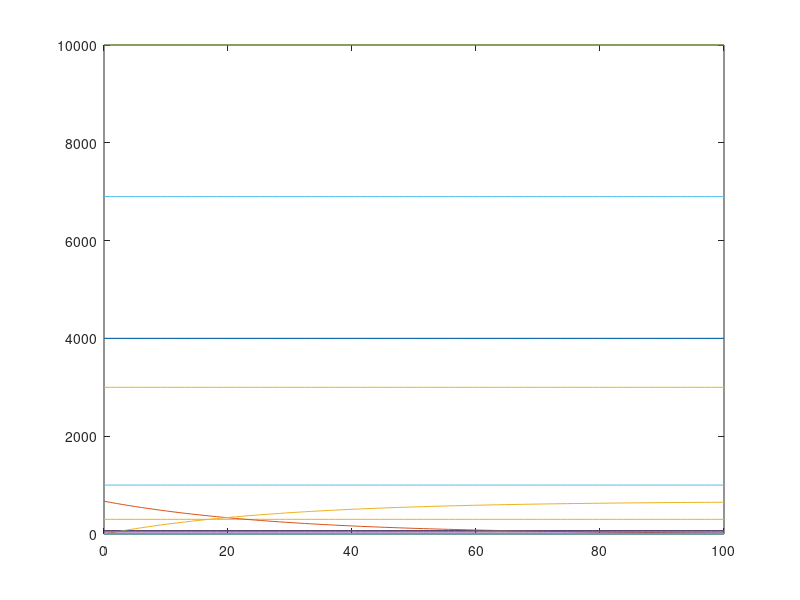

Write MATLAB code to recreate this figure.
% This file works with OCTAVE and is automatically generated with 
% the System Biology Format Converter (http://sbfc.sourceforge.net/)
% from an SBML file.
% To run this file with Matlab you must edit the comments providing
% the definition of the ode solver and the signature for the 
% xdot function.
%
% The conversion system has the following limitations:
%  - You may have to re order some reactions and Assignment Rules definition
%  - Delays are not taken into account
%  - You should change the lsode parameters (start, end, steps) to get better results
%

%
% Model name = Proctor2006_telomere
%
% is http://identifiers.org/biomodels.db/MODEL8679489165
% is http://identifiers.org/biomodels.db/BIOMD0000000087
% isDescribedBy http://identifiers.org/pubmed/17015293
%


function main()
%Initial conditions vector
	x0=zeros(55,1);
	x0(1) = 64.0;
	x0(2) = 0.0;
	x0(3) = 300.0;
	x0(4) = 0.0;
	x0(5) = 70.0;
	x0(6) = 70.0;
	x0(7) = 4000.0;
	x0(8) = 4000.0;
	x0(9) = 0.0;
	x0(10) = 0.0;
	x0(11) = 0.0;
	x0(12) = 0.0;
	x0(13) = 0.0;
	x0(14) = 70.0;
	x0(15) = 0.0;
	x0(16) = 670.0;
	x0(17) = 0.0;
	x0(18) = 20.0;
	x0(19) = 0.0;
	x0(20) = 6900.0;
	x0(21) = 0.0;
	x0(22) = 60.0;
	x0(23) = 0.0;
	x0(24) = 3000.0;
	x0(25) = 0.0;
	x0(26) = 10000.0;
	x0(27) = 1000.0;
	x0(28) = 0.0;
	x0(29) = 0.0;
	x0(30) = 1.0;
	x0(31) = 0.0;
	x0(32) = 0.0;
	x0(33) = 0.0;
	x0(34) = 0.0;
	x0(35) = 0.0;
	x0(36) = 0.0;
	x0(37) = 0.0;
	x0(38) = 1.0;
	x0(39) = 0.0;
	x0(40) = 1.0;
	x0(41) = 0.0;
	x0(42) = 1.0;
	x0(43) = 0.0;
	x0(44) = 1.0;
	x0(45) = 0.0;
	x0(46) = 1.0;
	x0(47) = 0.0;
	x0(48) = 1.0;
	x0(49) = 0.0;
	x0(50) = 1.0;
	x0(51) = 0.0;
	x0(52) = 1.0;
	x0(53) = 0.0;
	x0(54) = 0.0;
	x0(55) = 0.0;


% Depending on whether you are using Octave or Matlab,
% you should comment / uncomment one of the following blocks.
% This should also be done for the definition of the function f below.
% Start Matlab code
%	tspan=[0:0.01:100];
%	opts = odeset('AbsTol',1e-3);
%	[t,x]=ode23tb(@f,tspan,x0,opts);
% End Matlab code

% Start Octave code
	t=linspace(0,100,100);
	x=lsode('f',x0,t);
% End Octave code


	plot(t,x);
end



% Depending on whether you are using Octave or Matlab,
% you should comment / uncomment one of the following blocks.
% This should also be done for the definition of the function f below.
% Start Matlab code
%function xdot=f(t,x)
% End Matlab code

% Start Octave code
function xdot=f(x,t)
% End Octave code

% Compartment: id = cellMembrane, name = cellMembrane, constant
	compartment_cellMembrane=1.0;
% Compartment: id = nucleus, name = nucleus, constant
	compartment_nucleus=1.0;
% Parameter:   id =  kalive, name = kalive
	global_par_kalive=1.0;

% Reaction: id = Capping, name = Capping	% Local Parameter:   id =  k1, name = k1
	reaction_Capping_k1=5.0E-4;

	reaction_Capping=reaction_Capping_k1*x(3)*x(2)*global_par_kalive;

% Reaction: id = Uncapping, name = Uncapping	% Local Parameter:   id =  k2, name = k2
	reaction_Uncapping_k2=3.85E-4;

	reaction_Uncapping=reaction_Uncapping_k2*x(1)*global_par_kalive;

% Reaction: id = Rad17binding, name = Rad17binding	% Local Parameter:   id =  k3, name = k3
	reaction_Rad17binding_k3=1.5E-8;

	reaction_Rad17binding=reaction_Rad17binding_k3*x(2)*x(5)*x(6)*x(26)*global_par_kalive/(5000+x(26));

% Reaction: id = ExoXactivation, name = ExoXactivation	% Local Parameter:   id =  k4, name = k4
	reaction_ExoXactivation_k4=0.01;

	reaction_ExoXactivation=reaction_ExoXactivation_k4*x(14)*x(4)*global_par_kalive;

% Reaction: id = ExoXactivity, name = ExoXactivity	% Local Parameter:   id =  k5, name = k5
	reaction_ExoXactivity_k5=3.0E-4;

	reaction_ExoXactivity=reaction_ExoXactivity_k5*x(15)*x(4)*global_par_kalive;

% Reaction: id = Exo1activation, name = Rad24independentExo1Activation	% Local Parameter:   id =  k6a, name = k6a
	reaction_Exo1activation_k6a=5.0E-5;

	reaction_Exo1activation=reaction_Exo1activation_k6a*x(16)*global_par_kalive;

% Reaction: id = Exo1Rad24dependentActivation, name = Rad24dependentExo1Activation	% Local Parameter:   id =  k6b, name = k6b
	reaction_Exo1Rad24dependentActivation_k6b=5.0E-4;

	reaction_Exo1Rad24dependentActivation=reaction_Exo1Rad24dependentActivation_k6b*x(16)*x(6)*global_par_kalive;

% Reaction: id = Exo1Rad17independentActivity, name = Rad17independentExo1Activity	% Local Parameter:   id =  k7a, name = k7a
	reaction_Exo1Rad17independentActivity_k7a=3.0E-5;

	reaction_Exo1Rad17independentActivity=reaction_Exo1Rad17independentActivity_k7a*x(2)*x(17)*global_par_kalive;

% Reaction: id = Exo1Rad17dependentActivity, name = Rad17dependentExo1Activity	% Local Parameter:   id =  k7b, name = k7b
	reaction_Exo1Rad17dependentActivity_k7b=3.0E-5;

	reaction_Exo1Rad17dependentActivity=reaction_Exo1Rad17dependentActivity_k7b*x(4)*x(17)*global_par_kalive;

% Reaction: id = RPAbinding1, name = RPAbinding-stage1	% Local Parameter:   id =  k8a, name = k8a
	reaction_RPAbinding1_k8a=0.001;

	reaction_RPAbinding1=reaction_RPAbinding1_k8a*x(7)*x(9)*global_par_kalive;

% Reaction: id = RPAbinding2, name = RPAbinding-stage2	% Local Parameter:   id =  k8b, name = k8b
	reaction_RPAbinding2_k8b=100.0;

	reaction_RPAbinding2=reaction_RPAbinding2_k8b*x(11)*x(9)*global_par_kalive;

% Reaction: id = RPAbinding, name = RPAbinding-completed	% Local Parameter:   id =  k8c, name = k8c
	reaction_RPAbinding_k8c=100.0;

	reaction_RPAbinding=reaction_RPAbinding_k8c*x(12)*x(9)*global_par_kalive;

% Reaction: id = Mec1binding, name = Mec1binding	% Local Parameter:   id =  k8d, name = k8d
	reaction_Mec1binding_k8d=0.004;

	reaction_Mec1binding=reaction_Mec1binding_k8d*x(10)*x(8)*global_par_kalive;

% Reaction: id = Rad9activation, name = Rad9activation	% Local Parameter:   id =  k9, name = k9
	reaction_Rad9activation_k9=100.0;

	reaction_Rad9activation=reaction_Rad9activation_k9*x(28)*x(18)*global_par_kalive;

% Reaction: id = ExoXinhibition, name = ExoXinhibition	% Local Parameter:   id =  k10a, name = k10a
	reaction_ExoXinhibition_k10a=0.05;

	reaction_ExoXinhibition=x(15)*reaction_ExoXinhibition_k10a*x(19)*global_par_kalive;

% Reaction: id = ExoXinhibition2, name = ExoXinhibition2	% Local Parameter:   id =  k10b, name = k10b
	reaction_ExoXinhibition2_k10b=0.05;

	reaction_ExoXinhibition2=x(15)*reaction_ExoXinhibition2_k10b*x(18)*global_par_kalive;

% Reaction: id = Rad53activation, name = Rad53activation	% Local Parameter:   id =  k11, name = k11
	reaction_Rad53activation_k11=1.0E-5;

	reaction_Rad53activation=reaction_Rad53activation_k11*x(20)*x(19)*global_par_kalive;

% Reaction: id = Chk1Activation, name = Chk1Activation	% Local Parameter:   id =  k12, name = k12
	reaction_Chk1Activation_k12=1.7E-4;

	reaction_Chk1Activation=x(22)*reaction_Chk1Activation_k12*x(19)*global_par_kalive;

% Reaction: id = Exo1inhibition, name = Exo1inhibition	% Local Parameter:   id =  k13, name = k13
	reaction_Exo1inhibition_k13=1.0;

	reaction_Exo1inhibition=x(17)*reaction_Exo1inhibition_k13*x(21)*global_par_kalive;

% Reaction: id = Dun1activation, name = Dun1activation	% Local Parameter:   id =  k14, name = k14
	reaction_Dun1activation_k14=3.3E-6;

	reaction_Dun1activation=x(24)*reaction_Dun1activation_k14*x(21)*global_par_kalive;

% Reaction: id = Chk1cellArrest, name = Chk1cellArrest	% Local Parameter:   id =  k15, name = k15
	reaction_Chk1cellArrest_k15=0.2;

	reaction_Chk1cellArrest=x(23)*x(51)*reaction_Chk1cellArrest_k15*global_par_kalive;

% Reaction: id = Dun1cellArrest, name = Dun1cellArrest	% Local Parameter:   id =  k16, name = k16
	reaction_Dun1cellArrest_k16=0.1;

	reaction_Dun1cellArrest=x(25)*x(51)*reaction_Dun1cellArrest_k16*global_par_kalive;

% Reaction: id = SDNArepair1, name = SDNArepair1	% Local Parameter:   id =  k17a, name = k17a
	reaction_SDNArepair1_k17a=0.05;

	reaction_SDNArepair1=reaction_SDNArepair1_k17a*x(13)*x(31)*global_par_kalive;

% Reaction: id = G2DNArepair1, name = G2DNArepair1	% Local Parameter:   id =  k17b, name = k17b
	reaction_G2DNArepair1_k17b=0.05;

	reaction_G2DNArepair1=x(32)*x(50)*reaction_G2DNArepair1_k17b*x(13)*global_par_kalive;

% Reaction: id = SDNArepair2, name = SDNArepair2	% Local Parameter:   id =  k18a, name = k18a
	reaction_SDNArepair2_k18a=0.001;

	reaction_SDNArepair2=reaction_SDNArepair2_k18a*x(31)*x(9)*global_par_kalive;

% Reaction: id = G2DNArepair2, name = G2DNArepair2	% Local Parameter:   id =  k18b, name = k18b
	reaction_G2DNArepair2_k18b=1.0E-5;

	reaction_G2DNArepair2=x(32)*x(50)*reaction_G2DNArepair2_k18b*x(9)*global_par_kalive;

% Reaction: id = Recovery, name = Recovery	% Local Parameter:   id =  k19, name = k19
	reaction_Recovery_k19=0.001;

	reaction_Recovery=x(3)*reaction_Recovery_k19*x(4)*x(29)*global_par_kalive;

% Reaction: id = G1cyclinSynthesis, name = G1cyclinSynthesis	% Local Parameter:   id =  kc1, name = kc1
	reaction_G1cyclinSynthesis_kc1=0.16;

	reaction_G1cyclinSynthesis=x(30)*reaction_G1cyclinSynthesis_kc1*global_par_kalive;

% Reaction: id = ScyclinSynthesis, name = ScyclinSynthesis	% Local Parameter:   id =  kc1, name = kc1
	reaction_ScyclinSynthesis_kc1=0.16;

	reaction_ScyclinSynthesis=reaction_ScyclinSynthesis_kc1*x(31)*global_par_kalive;

% Reaction: id = G2cyclinSynthesis, name = G2cyclinSynthesis	% Local Parameter:   id =  kc1, name = kc1
	reaction_G2cyclinSynthesis_kc1=0.16;

	reaction_G2cyclinSynthesis=x(32)*reaction_G2cyclinSynthesis_kc1*global_par_kalive;

% Reaction: id = McyclinSynthesis, name = McyclinSynthesis	% Local Parameter:   id =  kc1, name = kc1
	reaction_McyclinSynthesis_kc1=0.16;

	reaction_McyclinSynthesis=reaction_McyclinSynthesis_kc1*x(33)*global_par_kalive;

% Reaction: id = G1toSGenesOn, name = G1toSGenesOn	% Local Parameter:   id =  kc2, name = kc2
	reaction_G1toSGenesOn_kc2=0.01;

	reaction_G1toSGenesOn=x(30)*x(39)*x(46)*reaction_G1toSGenesOn_kc2*global_par_kalive;

% Reaction: id = StoG2GenesOn, name = StoG2GenesOn	% Local Parameter:   id =  kc2, name = kc2
	reaction_StoG2GenesOn_kc2=0.01;

	reaction_StoG2GenesOn=reaction_StoG2GenesOn_kc2*x(31)*x(41)*x(48)*global_par_kalive;

% Reaction: id = G2toMGenesOn, name = G2toMGenesOn	% Local Parameter:   id =  kc2, name = kc2
	reaction_G2toMGenesOn_kc2=0.01;

	reaction_G2toMGenesOn=x(32)*x(43)*x(50)*reaction_G2toMGenesOn_kc2*global_par_kalive;

% Reaction: id = MtoG1GenesOn, name = MtoG1GenesOn	% Local Parameter:   id =  kc2, name = kc2
	reaction_MtoG1GenesOn_kc2=0.01;

	reaction_MtoG1GenesOn=reaction_MtoG1GenesOn_kc2*x(33)*x(45)*x(52)*global_par_kalive;

% Reaction: id = G1cyclinDegradation, name = G1cyclinDegradation	% Local Parameter:   id =  kc3, name = kc3
	reaction_G1cyclinDegradation_kc3=0.0012;

	reaction_G1cyclinDegradation=x(34)*reaction_G1cyclinDegradation_kc3*global_par_kalive;

% Reaction: id = ScyclinDegradation, name = ScyclinDegradation	% Local Parameter:   id =  kc3, name = kc3
	reaction_ScyclinDegradation_kc3=0.0012;

	reaction_ScyclinDegradation=reaction_ScyclinDegradation_kc3*x(35)*global_par_kalive;

% Reaction: id = G2cyclinDegradation, name = G2cyclinDegradation	% Local Parameter:   id =  kc3, name = kc3
	reaction_G2cyclinDegradation_kc3=0.0012;

	reaction_G2cyclinDegradation=x(36)*reaction_G2cyclinDegradation_kc3*global_par_kalive;

% Reaction: id = McyclinDegradation, name = McyclinDegradation	% Local Parameter:   id =  kc3, name = kc3
	reaction_McyclinDegradation_kc3=0.0012;

	reaction_McyclinDegradation=reaction_McyclinDegradation_kc3*x(37)*global_par_kalive;

% Reaction: id = G1toSProgession, name = G1toSProgession	% Local Parameter:   id =  kc4, name = kc4
	reaction_G1toSProgession_kc4=0.01;

	reaction_G1toSProgession=x(30)*x(39)*x(47)*reaction_G1toSProgession_kc4*global_par_kalive;

% Reaction: id = StoG2Progession, name = StoG2Progession	% Local Parameter:   id =  kc4, name = kc4
	reaction_StoG2Progession_kc4=0.01;

	reaction_StoG2Progession=reaction_StoG2Progession_kc4*x(31)*x(41)*x(49)*global_par_kalive;

% Reaction: id = G2toMProgession, name = G2toMProgession	% Local Parameter:   id =  kc4, name = kc4
	reaction_G2toMProgession_kc4=0.01;

	reaction_G2toMProgession=x(32)*x(43)*x(51)*reaction_G2toMProgession_kc4*global_par_kalive;

% Reaction: id = MtoG1Progession, name = MtoG1Progession	% Local Parameter:   id =  kc4, name = kc4
	reaction_MtoG1Progession_kc4=0.01;

	reaction_MtoG1Progession=reaction_MtoG1Progession_kc4*x(33)*x(45)*x(53)*global_par_kalive;

%Event: id=Rad9KinaseActivation
	event_Rad9KinaseActivation=x(13) >= 800;

	if(event_Rad9KinaseActivation) 
		x(28)=1;
	end

%Event: id=ssDNAremoval
	event_ssDNAremoval=(x(13)+x(10)+x(9)) <= 1;

	if(event_ssDNAremoval) 
		x(29)=1;
		x(13)=0;
		x(10)=0;
		x(9)=0;
	end

%Event: id=G2MRecoveryCompleted
	event_G2MRecoveryCompleted=(x(32) == 1) && (x(4) == 0);

	if(event_G2MRecoveryCompleted) 
		x(51)=1;
		x(50)=0;
		x(29)=0;
		x(19)=0;
		x(18)=20;
		x(23)=0;
		x(22)=60;
		x(25)=0;
		x(24)=3000;
		x(17)=0;
		x(16)=670;
		x(15)=0;
		x(14)=70;
		x(20)=6900;
		x(21)=0;
	end

%Event: id=SphaseRecoveryCompleted
	event_SphaseRecoveryCompleted=x(4) == 0;

	if(event_SphaseRecoveryCompleted) 
		x(29)=0;
	end

%Event: id=G1CdkActivation
	event_G1CdkActivation=x(34) > 100;

	if(event_G1CdkActivation) 
		x(39)=1;
		x(38)=0;
	end

%Event: id=SCdkActivation
	event_SCdkActivation=x(35) > 100;

	if(event_SCdkActivation) 
		x(41)=1;
		x(40)=0;
	end

%Event: id=G2CdkActivation
	event_G2CdkActivation=x(36) > 100;

	if(event_G2CdkActivation) 
		x(43)=1;
		x(42)=0;
	end

%Event: id=MCdkActivation
	event_MCdkActivation=x(37) > 100;

	if(event_MCdkActivation) 
		x(45)=1;
		x(44)=0;
	end

%Event: id=CellDeath
	event_CellDeath=(x(13)+x(10)+x(9)) >= 2000;

	if(event_CellDeath) 
		global_par_kalive=0;
	end

	xdot=zeros(55,1);
	
% Species:   id = Ctelo, name = Ctelo, affected by kineticLaw
	xdot(1) = ( 1.0 * reaction_Capping) + (-1.0 * reaction_Uncapping) + ( 1.0 * reaction_Recovery);
	
% Species:   id = Utelo, name = Utelo, affected by kineticLaw
	xdot(2) = (-1.0 * reaction_Capping) + ( 1.0 * reaction_Uncapping) + (-1.0 * reaction_Rad17binding) + (-1.0 * reaction_Exo1Rad17independentActivity) + ( 1.0 * reaction_Exo1Rad17independentActivity);
	
% Species:   id = Cdc13, name = Cdc13, affected by kineticLaw
	xdot(3) = (-1.0 * reaction_Capping) + ( 1.0 * reaction_Uncapping) + (-1.0 * reaction_Recovery);
	
% Species:   id = Rad17Utelo, name = Rad17Utelo, affected by kineticLaw
	xdot(4) = ( 1.0 * reaction_Rad17binding) + (-1.0 * reaction_ExoXactivation) + ( 1.0 * reaction_ExoXactivation) + (-1.0 * reaction_ExoXactivity) + ( 1.0 * reaction_ExoXactivity) + (-1.0 * reaction_Exo1Rad17dependentActivity) + ( 1.0 * reaction_Exo1Rad17dependentActivity) + (-1.0 * reaction_Recovery);
	
% Species:   id = Rad17, name = Rad17, affected by kineticLaw
	xdot(5) = (-1.0 * reaction_Rad17binding) + ( 1.0 * reaction_Recovery);
	
% Species:   id = Rad24, name = Rad24, affected by kineticLaw
	xdot(6) = (-1.0 * reaction_Rad17binding) + ( 1.0 * reaction_Rad17binding) + (-1.0 * reaction_Exo1Rad24dependentActivation) + ( 1.0 * reaction_Exo1Rad24dependentActivation);
	
% Species:   id = RPA, name = RPA, affected by kineticLaw
	xdot(7) = (-1.0 * reaction_RPAbinding1) + ( 1.0 * reaction_SDNArepair1) + ( 1.0 * reaction_G2DNArepair1);
	
% Species:   id = Mec1, name = Mec1, affected by kineticLaw
	xdot(8) = (-1.0 * reaction_Mec1binding) + ( 1.0 * reaction_SDNArepair1) + ( 1.0 * reaction_G2DNArepair1);
	
% Species:   id = ssDNA, name = ssDNA, affected by kineticLaw
	xdot(9) = ( 1.0 * reaction_ExoXactivity) + ( 1.0 * reaction_Exo1Rad17independentActivity) + ( 1.0 * reaction_Exo1Rad17dependentActivity) + (-1.0 * reaction_RPAbinding1) + (-1.0 * reaction_RPAbinding2) + (-1.0 * reaction_RPAbinding) + ( 3.0 * reaction_SDNArepair1) + ( 3.0 * reaction_G2DNArepair1) + (-1.0 * reaction_SDNArepair2) + (-1.0 * reaction_G2DNArepair2);
	
% Species:   id = RPAssDNA, name = RPAssDNA, affected by kineticLaw
	xdot(10) = ( 1.0 * reaction_RPAbinding) + (-1.0 * reaction_Mec1binding);
	
% Species:   id = RPAssDNA1, name = RPAssDNA1, affected by kineticLaw
	xdot(11) = ( 1.0 * reaction_RPAbinding1) + (-1.0 * reaction_RPAbinding2);
	
% Species:   id = RPAssDNA2, name = RPAssDNA2, affected by kineticLaw
	xdot(12) = ( 1.0 * reaction_RPAbinding2) + (-1.0 * reaction_RPAbinding);
	
% Species:   id = Mec1RPAssDNA, name = Mec1RPAssDNA, affected by kineticLaw
	xdot(13) = ( 1.0 * reaction_Mec1binding) + (-1.0 * reaction_SDNArepair1) + (-1.0 * reaction_G2DNArepair1);
	
% Species:   id = ExoXI, name = ExoXI, affected by kineticLaw
	xdot(14) = (-1.0 * reaction_ExoXactivation) + ( 1.0 * reaction_ExoXinhibition) + ( 1.0 * reaction_ExoXinhibition2);
	
% Species:   id = ExoXA, name = ExoXA, affected by kineticLaw
	xdot(15) = ( 1.0 * reaction_ExoXactivation) + (-1.0 * reaction_ExoXactivity) + ( 1.0 * reaction_ExoXactivity) + (-1.0 * reaction_ExoXinhibition) + (-1.0 * reaction_ExoXinhibition2);
	
% Species:   id = Exo1I, name = Exo1I, affected by kineticLaw
	xdot(16) = (-1.0 * reaction_Exo1activation) + (-1.0 * reaction_Exo1Rad24dependentActivation) + ( 1.0 * reaction_Exo1inhibition);
	
% Species:   id = Exo1A, name = Exo1A, affected by kineticLaw
	xdot(17) = ( 1.0 * reaction_Exo1activation) + ( 1.0 * reaction_Exo1Rad24dependentActivation) + (-1.0 * reaction_Exo1Rad17independentActivity) + ( 1.0 * reaction_Exo1Rad17independentActivity) + (-1.0 * reaction_Exo1Rad17dependentActivity) + ( 1.0 * reaction_Exo1Rad17dependentActivity) + (-1.0 * reaction_Exo1inhibition);
	
% Species:   id = Rad9I, name = Rad9I, affected by kineticLaw
	xdot(18) = (-1.0 * reaction_Rad9activation) + (-1.0 * reaction_ExoXinhibition2) + ( 1.0 * reaction_ExoXinhibition2);
	
% Species:   id = Rad9A, name = Rad9A, affected by kineticLaw
	xdot(19) = ( 1.0 * reaction_Rad9activation) + (-1.0 * reaction_ExoXinhibition) + ( 1.0 * reaction_ExoXinhibition) + (-1.0 * reaction_Rad53activation) + ( 1.0 * reaction_Rad53activation) + (-1.0 * reaction_Chk1Activation) + ( 1.0 * reaction_Chk1Activation);
	
% Species:   id = Rad53I, name = Rad53I, affected by kineticLaw
	xdot(20) = (-1.0 * reaction_Rad53activation);
	
% Species:   id = Rad53A, name = Rad53A, affected by kineticLaw
	xdot(21) = ( 1.0 * reaction_Rad53activation) + (-1.0 * reaction_Exo1inhibition) + ( 1.0 * reaction_Exo1inhibition) + (-1.0 * reaction_Dun1activation) + ( 1.0 * reaction_Dun1activation);
	
% Species:   id = Chk1I, name = Chk1I, affected by kineticLaw
	xdot(22) = (-1.0 * reaction_Chk1Activation);
	
% Species:   id = Chk1A, name = Chk1A, affected by kineticLaw
	xdot(23) = ( 1.0 * reaction_Chk1Activation) + (-1.0 * reaction_Chk1cellArrest) + ( 1.0 * reaction_Chk1cellArrest);
	
% Species:   id = Dun1I, name = Dun1I, affected by kineticLaw
	xdot(24) = (-1.0 * reaction_Dun1activation);
	
% Species:   id = Dun1A, name = Dun1A, affected by kineticLaw
	xdot(25) = ( 1.0 * reaction_Dun1activation) + (-1.0 * reaction_Dun1cellArrest) + ( 1.0 * reaction_Dun1cellArrest);
	
% Species:   id = ATP, name = ATP, affected by kineticLaw
	xdot(26) = (-1.0 * reaction_Rad17binding);
	
% Species:   id = ADP, name = ADP, affected by kineticLaw
	xdot(27) = ( 1.0 * reaction_Rad17binding);
	
% Species:   id = Rad9Kin, name = Rad9Kin, affected by kineticLaw
	xdot(28) = (-1.0 * reaction_Rad9activation) + ( 1.0 * reaction_Rad9activation);
	
% Species:   id = recovery, name = recovery, affected by kineticLaw
	xdot(29) = (-1.0 * reaction_Recovery) + ( 1.0 * reaction_Recovery);
	
% Species:   id = G1, name = G1, affected by kineticLaw
	xdot(30) = (-1.0 * reaction_G1cyclinSynthesis) + ( 1.0 * reaction_G1cyclinSynthesis) + (-1.0 * reaction_G1toSGenesOn) + ( 1.0 * reaction_G1toSGenesOn) + (-1.0 * reaction_G1toSProgession) + ( 1.0 * reaction_MtoG1Progession);
	
% Species:   id = S, name = S, affected by kineticLaw
	xdot(31) = (-1.0 * reaction_SDNArepair1) + ( 1.0 * reaction_SDNArepair1) + (-1.0 * reaction_SDNArepair2) + ( 1.0 * reaction_SDNArepair2) + (-1.0 * reaction_ScyclinSynthesis) + ( 1.0 * reaction_ScyclinSynthesis) + (-1.0 * reaction_StoG2GenesOn) + ( 1.0 * reaction_StoG2GenesOn) + ( 1.0 * reaction_G1toSProgession) + (-1.0 * reaction_StoG2Progession);
	
% Species:   id = G2, name = G2, affected by kineticLaw
	xdot(32) = (-1.0 * reaction_G2DNArepair1) + ( 1.0 * reaction_G2DNArepair1) + (-1.0 * reaction_G2DNArepair2) + ( 1.0 * reaction_G2DNArepair2) + (-1.0 * reaction_G2cyclinSynthesis) + ( 1.0 * reaction_G2cyclinSynthesis) + (-1.0 * reaction_G2toMGenesOn) + ( 1.0 * reaction_G2toMGenesOn) + ( 1.0 * reaction_StoG2Progession) + (-1.0 * reaction_G2toMProgession);
	
% Species:   id = M, name = M, affected by kineticLaw
	xdot(33) = (-1.0 * reaction_McyclinSynthesis) + ( 1.0 * reaction_McyclinSynthesis) + (-1.0 * reaction_MtoG1GenesOn) + ( 1.0 * reaction_MtoG1GenesOn) + ( 1.0 * reaction_G2toMProgession) + (-1.0 * reaction_MtoG1Progession);
	
% Species:   id = G1cyclin, name = G1cyclin, affected by kineticLaw
	xdot(34) = ( 1.0 * reaction_G1cyclinSynthesis) + (-1.0 * reaction_G1cyclinDegradation);
	
% Species:   id = Scyclin, name = Scyclin, affected by kineticLaw
	xdot(35) = ( 1.0 * reaction_ScyclinSynthesis) + (-1.0 * reaction_ScyclinDegradation);
	
% Species:   id = G2cyclin, name = G2cyclin, affected by kineticLaw
	xdot(36) = ( 1.0 * reaction_G2cyclinSynthesis) + (-1.0 * reaction_G2cyclinDegradation);
	
% Species:   id = Mcyclin, name = Mcyclin, affected by kineticLaw
	xdot(37) = ( 1.0 * reaction_McyclinSynthesis) + (-1.0 * reaction_McyclinDegradation);
	
% Species:   id = G1CdkI, name = G1CdkI, affected by kineticLaw
	xdot(38) = ( 1.0 * reaction_G1toSProgession);
	
% Species:   id = G1CdkA, name = G1CdkA, affected by kineticLaw
	xdot(39) = (-1.0 * reaction_G1toSGenesOn) + ( 1.0 * reaction_G1toSGenesOn) + (-1.0 * reaction_G1toSProgession);
	
% Species:   id = SCdkI, name = SCdkI, affected by kineticLaw
	xdot(40) = ( 1.0 * reaction_StoG2Progession);
	
% Species:   id = SCdkA, name = SCdkA, affected by kineticLaw
	xdot(41) = (-1.0 * reaction_StoG2GenesOn) + ( 1.0 * reaction_StoG2GenesOn) + (-1.0 * reaction_StoG2Progession);
	
% Species:   id = G2CdkI, name = G2CdkI, affected by kineticLaw
	xdot(42) = ( 1.0 * reaction_G2toMProgession);
	
% Species:   id = G2CdkA, name = G2CdkA, affected by kineticLaw
	xdot(43) = (-1.0 * reaction_G2toMGenesOn) + ( 1.0 * reaction_G2toMGenesOn) + (-1.0 * reaction_G2toMProgession);
	
% Species:   id = MCdkI, name = MCdkI, affected by kineticLaw
	xdot(44) = ( 1.0 * reaction_MtoG1Progession);
	
% Species:   id = MCdkA, name = MCdkA, affected by kineticLaw
	xdot(45) = (-1.0 * reaction_MtoG1GenesOn) + ( 1.0 * reaction_MtoG1GenesOn) + (-1.0 * reaction_MtoG1Progession);
	
% Species:   id = G1Soff, name = G1Soff, affected by kineticLaw
	xdot(46) = (-1.0 * reaction_G1toSGenesOn) + ( 1.0 * reaction_G1toSProgession);
	
% Species:   id = G1Son, name = G1Son, affected by kineticLaw
	xdot(47) = ( 1.0 * reaction_G1toSGenesOn) + (-1.0 * reaction_G1toSProgession);
	
% Species:   id = SG2off, name = SG2off, affected by kineticLaw
	xdot(48) = (-1.0 * reaction_StoG2GenesOn) + ( 1.0 * reaction_StoG2Progession);
	
% Species:   id = SG2on, name = SG2on, affected by kineticLaw
	xdot(49) = ( 1.0 * reaction_StoG2GenesOn) + (-1.0 * reaction_StoG2Progession);
	
% Species:   id = G2Moff, name = G2Moff, affected by kineticLaw
	xdot(50) = ( 1.0 * reaction_Chk1cellArrest) + ( 1.0 * reaction_Dun1cellArrest) + (-1.0 * reaction_G2DNArepair1) + ( 1.0 * reaction_G2DNArepair1) + (-1.0 * reaction_G2DNArepair2) + ( 1.0 * reaction_G2DNArepair2) + (-1.0 * reaction_G2toMGenesOn) + ( 1.0 * reaction_G2toMProgession);
	
% Species:   id = G2Mon, name = G2Mon, affected by kineticLaw
	xdot(51) = (-1.0 * reaction_Chk1cellArrest) + (-1.0 * reaction_Dun1cellArrest) + ( 1.0 * reaction_G2toMGenesOn) + (-1.0 * reaction_G2toMProgession);
	
% Species:   id = MG1off, name = MG1off, affected by kineticLaw
	xdot(52) = (-1.0 * reaction_MtoG1GenesOn) + ( 1.0 * reaction_MtoG1Progession);
	
% Species:   id = MG1on, name = MG1on, affected by kineticLaw
	xdot(53) = ( 1.0 * reaction_MtoG1GenesOn) + (-1.0 * reaction_MtoG1Progession);
	
% Species:   id = sink, name = sink
%WARNING speciesID: sink, constant= false  , boundaryCondition = true but is not involved in assignmentRule, rateRule or events !
	xdot(54) = 0.0;
	
% Species:   id = budscar, name = budscar, affected by kineticLaw
	xdot(55) = ( 1.0 * reaction_MtoG1Progession);
end

% adding few functions representing operators used in SBML but not present directly 
% in either matlab or octave. 
function z=pow(x,y),z=x^y;end
function z=root(x,y),z=y^(1/x);end
function z = piecewise(varargin)
	numArgs = nargin;
	result = 0;
	foundResult = 0;
	for k=1:2: numArgs-1
		if varargin{k+1} == 1
			result = varargin{k};
			foundResult = 1;
			break;
		end
	end
	if foundResult == 0
		result = varargin{numArgs};
	end
	z = result;
end


